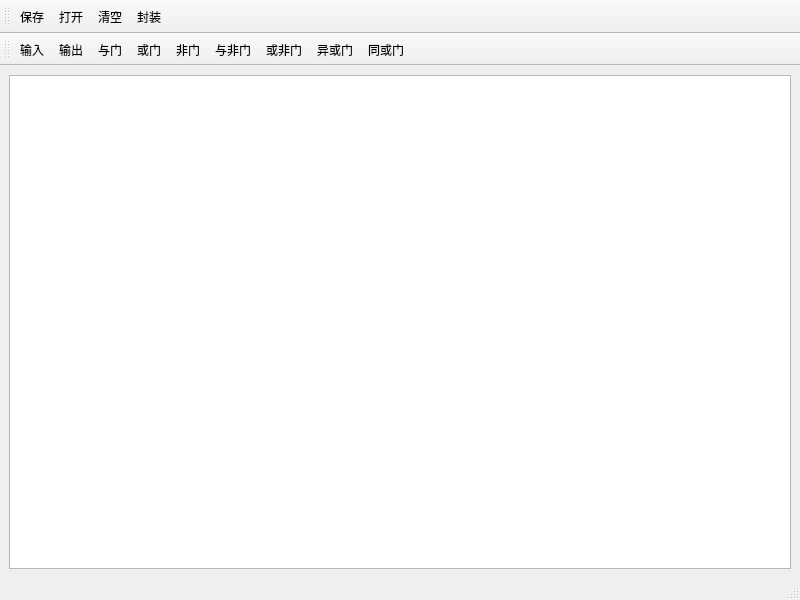
<?xml version="1.0" encoding="UTF-8"?>
<ui version="4.0">
 <class>MainWindow</class>
 <widget class="QMainWindow" name="MainWindow">
  <property name="geometry">
   <rect>
    <x>0</x>
    <y>0</y>
    <width>800</width>
    <height>600</height>
   </rect>
  </property>
  <property name="windowTitle">
   <string>MainWindow</string>
  </property>
  <widget class="QWidget" name="centralwidget">
   <layout class="QGridLayout" name="gridLayout">
    <item row="0" column="0">
     <widget class="QGraphicsView" name="graphicsView"/>
    </item>
   </layout>
  </widget>
  <widget class="QMenuBar" name="menubar">
   <property name="geometry">
    <rect>
     <x>0</x>
     <y>0</y>
     <width>800</width>
     <height>21</height>
    </rect>
   </property>
  </widget>
  <widget class="QStatusBar" name="statusbar"/>
  <widget class="QToolBar" name="toolBar">
   <property name="windowTitle">
    <string>toolBar</string>
   </property>
   <attribute name="toolBarArea">
    <enum>TopToolBarArea</enum>
   </attribute>
   <attribute name="toolBarBreak">
    <bool>false</bool>
   </attribute>
   <addaction name="actionSave"/>
   <addaction name="actionOpen"/>
   <addaction name="actionClear"/>
   <addaction name="actionEncapsulate"/>
  </widget>
  <widget class="QToolBar" name="toolBar_2">
   <property name="windowTitle">
    <string>toolBar_2</string>
   </property>
   <attribute name="toolBarArea">
    <enum>TopToolBarArea</enum>
   </attribute>
   <attribute name="toolBarBreak">
    <bool>true</bool>
   </attribute>
   <addaction name="actionAdd_Input"/>
   <addaction name="actionAdd_Output"/>
   <addaction name="actionAdd_AndGate"/>
   <addaction name="actionAdd_OrGate"/>
   <addaction name="actionAdd_NotGate"/>
   <addaction name="actionAdd_NandGate"/>
   <addaction name="actionAdd_NorGate"/>
   <addaction name="actionAdd_XorGate"/>
   <addaction name="actionAdd_XnorGate"/>
  </widget>
  <action name="actionSave">
   <property name="checkable">
    <bool>false</bool>
   </property>
   <property name="text">
    <string>保存</string>
   </property>
   <property name="toolTip">
    <string>保存当前电路到文件</string>
   </property>
   <property name="menuRole">
    <enum>QAction::MenuRole::NoRole</enum>
   </property>
  </action>
  <action name="actionOpen">
   <property name="checkable">
    <bool>false</bool>
   </property>
   <property name="text">
    <string>打开</string>
   </property>
   <property name="toolTip">
    <string>从文件加载电路</string>
   </property>
   <property name="menuRole">
    <enum>QAction::MenuRole::NoRole</enum>
   </property>
  </action>
  <action name="actionClear">
   <property name="checkable">
    <bool>false</bool>
   </property>
   <property name="text">
    <string>清空</string>
   </property>
   <property name="toolTip">
    <string>清空当前画布</string>
   </property>
   <property name="menuRole">
    <enum>QAction::MenuRole::NoRole</enum>
   </property>
  </action>
  <action name="actionEncapsulate">
   <property name="checkable">
    <bool>true</bool>
   </property>
   <property name="text">
    <string>封装</string>
   </property>
   <property name="toolTip">
    <string>将当前电路封装成新元件
</string>
   </property>
   <property name="menuRole">
    <enum>QAction::MenuRole::NoRole</enum>
   </property>
  </action>
  <action name="actionAdd_Input">
   <property name="checkable">
    <bool>true</bool>
   </property>
   <property name="text">
    <string>输入</string>
   </property>
   <property name="menuRole">
    <enum>QAction::MenuRole::NoRole</enum>
   </property>
  </action>
  <action name="actionAdd_Output">
   <property name="checkable">
    <bool>true</bool>
   </property>
   <property name="text">
    <string>输出</string>
   </property>
   <property name="menuRole">
    <enum>QAction::MenuRole::NoRole</enum>
   </property>
  </action>
  <action name="actionAdd_AndGate">
   <property name="checkable">
    <bool>true</bool>
   </property>
   <property name="text">
    <string>与门</string>
   </property>
   <property name="menuRole">
    <enum>QAction::MenuRole::NoRole</enum>
   </property>
  </action>
  <action name="actionAdd_OrGate">
   <property name="checkable">
    <bool>true</bool>
   </property>
   <property name="text">
    <string>或门</string>
   </property>
   <property name="menuRole">
    <enum>QAction::MenuRole::NoRole</enum>
   </property>
  </action>
  <action name="actionAdd_NotGate">
   <property name="checkable">
    <bool>true</bool>
   </property>
   <property name="text">
    <string>非门</string>
   </property>
   <property name="menuRole">
    <enum>QAction::MenuRole::NoRole</enum>
   </property>
  </action>
  <action name="actionAdd_NandGate">
   <property name="checkable">
    <bool>true</bool>
   </property>
   <property name="text">
    <string>与非门</string>
   </property>
   <property name="menuRole">
    <enum>QAction::MenuRole::NoRole</enum>
   </property>
  </action>
  <action name="actionAdd_NorGate">
   <property name="checkable">
    <bool>true</bool>
   </property>
   <property name="text">
    <string>或非门</string>
   </property>
   <property name="menuRole">
    <enum>QAction::MenuRole::NoRole</enum>
   </property>
  </action>
  <action name="actionAdd_XorGate">
   <property name="checkable">
    <bool>true</bool>
   </property>
   <property name="text">
    <string>异或门</string>
   </property>
   <property name="menuRole">
    <enum>QAction::MenuRole::NoRole</enum>
   </property>
  </action>
  <action name="actionAdd_XnorGate">
   <property name="checkable">
    <bool>true</bool>
   </property>
   <property name="text">
    <string>同或门</string>
   </property>
   <property name="menuRole">
    <enum>QAction::MenuRole::NoRole</enum>
   </property>
  </action>
 </widget>
 <resources/>
 <connections/>
</ui>
